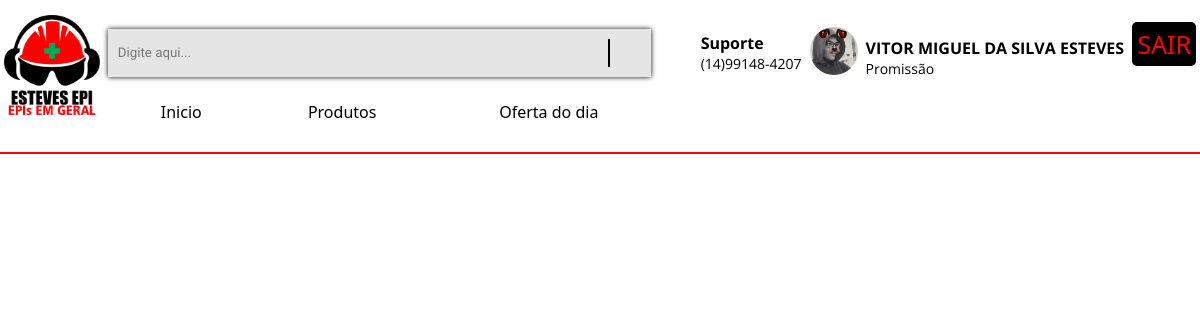
/produto.php (signed in), run on the app's committed database.
### tables this page shows
CREATE TABLE `usuarios` (
  `id` int(11) NOT NULL,
  `adm` int(11) NOT NULL,
  `user` varchar(255) DEFAULT NULL,
  `senha` varchar(255) DEFAULT NULL,
  `email` varchar(255) DEFAULT NULL,
  `telefone` varchar(255) DEFAULT NULL,
  `cpf` varchar(255) DEFAULT NULL,
  `rua` varchar(255) DEFAULT NULL,
  `numero_endereço` varchar(255) DEFAULT NULL,
  `bairro` varchar(255) DEFAULT NULL,
  `cidade` varchar(255) NOT NULL,
  `cep` varchar(255) DEFAULT NULL,
  `img` varchar(255) DEFAULT NULL
);

### produto.php (the view, shortened to what this page needs)
<!DOCTYPE html>
<?php
include("php/verifica_u.php");
$id = $_SESSION['usuario'];
if($id <> null){
    $query_1 = "select * from usuarios where id = '$id'";
    $resp = mysqli_query($cnx, $query_1);
    $row2 = mysqli_fetch_array($resp);
}
?>
<html lang="pt-BR">
    <head>
        <link rel="stylesheet" href="css/estilo_base_css.css">
        <link rel="stylesheet" href="css/produto.css">
    </head>
    <body>
    <nav>
<a href="index.php"><img src="img/logo esteves epi.png" class="logo"></a>
<div class="camp">
<div class="camp_search">
    <form action="" method="get">
        <div class="search">
            <input type="text" name="s" id="search" placeholder="Digite aqui..." style="margin-bottom: 0; border-right: 2px solid black;">
            <button type="submit" style="background-color: transparent; color: transparent; border: 0px;">
            </button>
        </div>
        </div>
    <div class="navbar">
            <a href="index.php" style="margin-top: 10px;">Inicio</a>
            <div class="subnav">
                <button class="subnavbtn">Produtos <i class="fa-solid fa-angle-down"></i></button>
            </div>
            <a href="../Oferta do dia.php" style="margin-top: 10px;">Oferta do dia</a>
        </div>
</div>
<div class="camp_ajuda">
    <a href="https://wa.me/+5514991484207" target="_blank" style="display: flex;">
        <i class="fa-solid fa-headset" style="color: #000000; font-size: 5vh; margin: 5px;"></i>
        <span><h1 style="font-size: 16px; font-family: 'Open Sans', sans-serif; text-decoration: none; color: var(--color_txt); margin-top: 5px;">Suporte</h1><p style="font-size: 14px; font-family: 'Open Sans', sans-serif; text-decoration: none; color: var(--color_txt)">(14)99148-4207</p></span>
    </a>
</div>
<div class="camp_user">
    <?php if($id <> null) {
        ?> <a href="<?php if($id_adm <> 1){ ?> php/perfil.php <?php } else{ ?> painel_p.php <?php }?>"  style="display: flex;"><img src="<?php echo$row2['img'] ?>" alt="" style="width: 6vh; height: 6vh; margin-right: 8px; border-radius: 50%;">
        <span><h1 style="font-size: 16px; font-family: 'Open Sans', sans-serif; text-decoration: none; color: var(--color_txt); margin-top: 10px;"><?php echo $row2['user'] ?></h1>
        <p style="font-size: 14px; font-family: 'Open Sans', sans-serif; text-decoration: none; color: var(--color_txt)"><?php echo $row2['cidade'];?></p></span> </a><?php } ?>
</div>
<div class="camp_cart">
    <a href="logout.php" class="sair"> SAIR</a>
</div>
</nav>
        <div class="container">
        </div>
    </body>
</html>

### css/estilo_base_css.css (style rules this page uses)
* { margin: 0; padding: 0; }
:root { --color_txt: black; }
i { color: red; }
.camp_ajuda { margin-top: 1%; display: flex; width: max-content; height: max-content; }
.camp_user { margin-top: 1%; width: max-content; height: max-content; }
.camp_cart { margin-top: 1%; width: max-content; height: max-content; }
nav { background-color: white; border-bottom: 2px solid red; display: flex; padding: 15px 0px 15px 0px; justify-content: space-around; }
a { text-decoration: none; }
.camp_search { width: max-content; height: max-content; margin-top: 2.5%; box-shadow: 0px 0px 5px 0px; }
#search { width: 40vw; height: 3.5vh; border: none; background-color: transparent; outline: none; font-family: 'Heebo', sans-serif; padding-right: 10px; }
.search { padding: 10px; border: none; background-color: rgba(0, 0, 0, 0.100); display: flex; height: max-content; width: max-content; }
.logo { height: 100px; width: auto; }
.navbar { overflow: hidden; display: flex; justify-content: space-around; }
.navbar a { float: left; font-size: 16px; color: black; text-align: center; padding: 14px 16px; text-decoration: none; font-family: 'Segoe UI', Tahoma, Geneva, Verdana, sans-serif; }
.subnav { float: left; overflow: hidden; }
.subnav .subnavbtn { font-size: 16px; border: none; outline: none; color: black; padding: 14px 16px; background-color: inherit; font-family: 'Segoe UI', Tahoma, Geneva, Verdana, sans-serif; margin: 0; }
.subnav { margin-top: 10PX; }
.sair { color: red; font-size: 25px; margin-top: 50px; font-family: 'Segoe UI', Tahoma, Geneva, Verdana, sans-serif; padding: 5px; background-color: black; border-radius: 5px; }

### css/produto.css (style rules this page uses)
.container { width: 50vw; height: max-content; padding: 10px; margin: auto; word-break: break-word; }

### data on the page
usuarios: img (picture), user "VITOR MIGUEL DA SILVA ESTEVES", cidade "Promissão"
